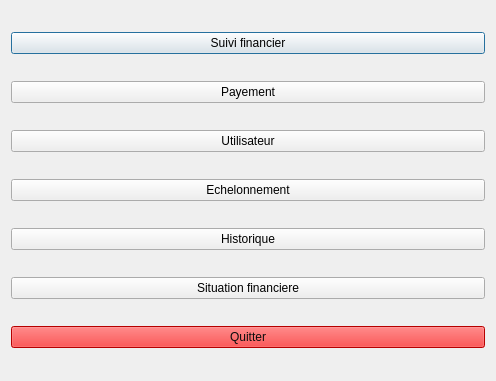
<?xml version="1.0" encoding="UTF-8"?>
<ui version="4.0">
 <class>menu</class>
 <widget class="QDialog" name="menu">
  <property name="geometry">
   <rect>
    <x>0</x>
    <y>0</y>
    <width>496</width>
    <height>381</height>
   </rect>
  </property>
  <property name="windowTitle">
   <string>Dialog</string>
  </property>
  <layout class="QVBoxLayout" name="verticalLayout">
   <item>
    <widget class="QPushButton" name="pushButton">
     <property name="cursor">
      <cursorShape>PointingHandCursor</cursorShape>
     </property>
     <property name="text">
      <string>Suivi financier</string>
     </property>
    </widget>
   </item>
   <item>
    <widget class="QPushButton" name="pushButton_2">
     <property name="cursor">
      <cursorShape>PointingHandCursor</cursorShape>
     </property>
     <property name="text">
      <string>Payement</string>
     </property>
    </widget>
   </item>
   <item>
    <widget class="QPushButton" name="pushButton_3">
     <property name="cursor">
      <cursorShape>PointingHandCursor</cursorShape>
     </property>
     <property name="text">
      <string>Utilisateur</string>
     </property>
    </widget>
   </item>
   <item>
    <widget class="QPushButton" name="pushButton_4">
     <property name="text">
      <string>Echelonnement</string>
     </property>
    </widget>
   </item>
   <item>
    <widget class="QPushButton" name="pushButton_5">
     <property name="text">
      <string>Historique</string>
     </property>
    </widget>
   </item>
   <item>
    <widget class="QPushButton" name="financeBtn">
     <property name="cursor">
      <cursorShape>PointingHandCursor</cursorShape>
     </property>
     <property name="text">
      <string>Situation financiere</string>
     </property>
    </widget>
   </item>
   <item>
    <widget class="QPushButton" name="leave">
     <property name="cursor">
      <cursorShape>PointingHandCursor</cursorShape>
     </property>
     <property name="styleSheet">
      <string notr="true">background-color: rgb(255, 0, 0);
color: rgb(13, 13, 13);</string>
     </property>
     <property name="text">
      <string>Quitter</string>
     </property>
    </widget>
   </item>
  </layout>
 </widget>
 <resources/>
 <connections/>
</ui>
